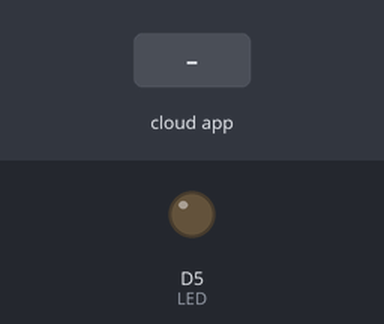
Recording of a sketch running on a simulated ESP8266 (NodeMCU). Shown: output pins drawn as LEDs (lit = HIGH). The inputs (shaded band) are chosen by the test bench. WiFi joins after 1.5 s; servers stay silent unless stated; the Firebase database answers and starts empty; what the sketch prints to the serial monitor is not drawn.

Above: at 2.8 s.
2.9 s: the phone or cloud app sets LED to 1
At 5.1 s:
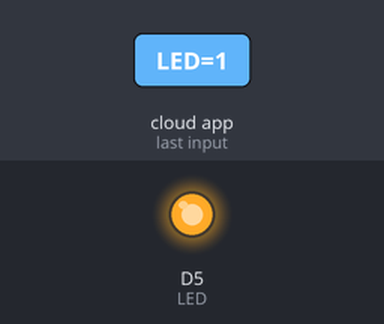
5.4 s: the phone or cloud app sets LED to 0
At 7.3 s:
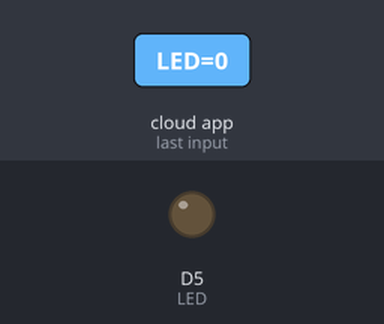
Timing chart, 0 to 8.8 s (numbered marks = the images above; inputs shaded):
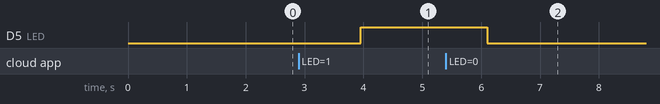

The sketch:

Program_IoT_Dasar_ESP8266_Firebase_App_Inventor.ino
```cpp
/***************************************
 * Project Kontrol IoT Dasar dg ESP8266 dan App Inventor
 * Board  : NodeMCU ESP8266 V3
 * Input  : MIT App Inventor
 * Output : LED
 * 99 Proyek IoT
 * www.ardutech.com
 ****************************************/

#include "FirebaseESP8266.h"
#include <ESP8266WiFi.h>
//  GANTI DENGAN FIREBASE HOST ANDA
#define FIREBASE_HOST "led-nodemcu-bf157.firebaseio.com"
//GANTI DENGAN FIREBASE AUTH ANDA
#define FIREBASE_AUTH "8r7TnLtOOK1BPDlqshS7ls8HoyRzpAtBQSgqvGbY"
//---GANTI SESUAI DENGAN JARINGAN WIFI
//---HOTSPOT ANDA
#define WIFI_SSID "ArdutechWiFi"  // Nama Hotspot/WiFi
#define WIFI_PASSWORD "12345678"  //  Password
#define LED D5
FirebaseData firebaseData;
String c;
//======================================
void setup()
{
  Serial.begin(9600);
  pinMode(LED,OUTPUT);
  WiFi.begin(WIFI_SSID, WIFI_PASSWORD);
  Serial.print("Connecting to Wi-Fi");
  while (WiFi.status() != WL_CONNECTED)
  {
    Serial.print(".");
    delay(300);
  }
  Serial.println();
  Serial.print("Connected ...");
  //Serial.println(WiFi.localIP());
  //Serial.println();
  Firebase.begin(FIREBASE_HOST, FIREBASE_AUTH);
  Firebase.reconnectWiFi(true);

  if(Firebase.setString(firebaseData, "LED", "0"))
  {
    //Success
     Serial.println("Set int data success");

  }else{
    //Failed?, get the error reason from firebaseData

    Serial.print("Error in setString, ");
    Serial.println(firebaseData.errorReason());
  }
 }
//===================================
void loop()
{
   if(Firebase.get(firebaseData, "LED"))
  {
    //Success
    Serial.print("Get int data success, int = ");
    Serial.println(firebaseData.stringData());
    c=firebaseData.stringData();
    digitalWrite(LED,(c.toInt()));

  }else{
    //Failed?, get the error reason from firebaseData

    Serial.print("Error in getInt, ");
    Serial.println(firebaseData.errorReason());
  }
  delay(2000);
}
```

Measured:
- after the input at 2.9 s, D5 (LED): LOW → HIGH after 1.1 s
- after the input at 5.4 s, D5 (LED): HIGH → LOW after 0.70 s
